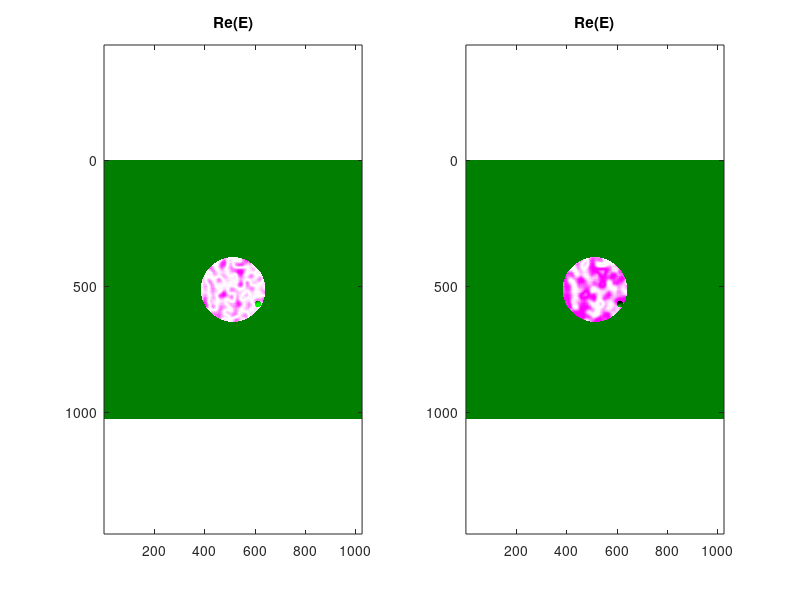

Write the MATLAB code that produced this figure. (Note: this script raises an error after producing the figure.)
% test for diff_DBFH:
% E_true is generated in the pupil and supported on supp1.

close all; clc; clear all;

%% ---------- parameters ----------
N  = 2^10;
R1 = 0.25;
R2 = 0.025;

x1 = 0.00; y1 = 0.00;   % large aperture center

d12 = R1-1.1*R2;
theta2 = deg2rad(30);
x2 = d12*cos(theta2); y2 = d12*sin(theta2);   % small aperture center (fully inside)

phase_rms = 1.0;
amp_jitter = 0.15;
sigma_px = 10;

rng(1);

%% ---------- centered FFT helpers ----------
fft2c  = @(u) fftshift(fft2(ifftshift(u))) / N;
ifft2c = @(u) fftshift(ifft2(ifftshift(u))) * N;

%% ---------- grid ----------
[x, y] = meshgrid(linspace(-1,1,N), linspace(-1,1,N));

%% ---------- supports ----------
supp_large = ((x - x1).^2 + (y - y1).^2) <= R1^2;
supp_small = ((x - x2).^2 + (y - y2).^2) <= R2^2;

if any(supp_small(:) & ~supp_large(:))
    error('Small aperture must be fully inside the large aperture.');
end

supp1 = supp_large & ~supp_small;
supp2 = supp_large &  supp_small;

%% ---------- one parent field ----------
phi = imgaussfilt(randn(N), sigma_px);
phi = phi - mean(phi(supp_large));
phi = phase_rms * phi / std(phi(supp_large));

amp = 1 + amp_jitter * imgaussfilt(randn(N), sigma_px);
amp(amp < 0) = 0;

E = supp_large .* amp .* exp(1i * phi);

E1 = E .* supp1;
E2 = E .* supp2;

figure;
subplot(1,2,1);imagesc(imfuse(real(E),supp_large-supp_small));axis equal;title('Re(E)');
subplot(1,2,2);imagesc(imfuse(imag(E),supp_large-supp_small));axis equal;title('Re(E)');

E_true = E1+E2;

% ----------------------------
% focal-plane field and intensity
% ----------------------------
A_true = fft2c(E_true);
I_full = abs(A_true).^2;

% focal-plane phasor truth
X_true = A_true ./ max(abs(A_true), eps);

% ----------------------------
% differential field generated from pupil mask
% ----------------------------
deltaE_true = double(supp2) .* E_true;
deltaA_true = fft2c(deltaE_true);

% exact cross-term
C = conj(A_true) .* deltaA_true;

%% apply noise on cross-term

C_noisy = C + 0*1e-3*max(abs(C(:)))*(randn(size(C))+1i*randn(size(C)));

%%

% ----------------------------
% run diff_DBFH
% ----------------------------
anchor_idx = sub2ind([N, N], round(N/2), round(N/2));

out = diff_DBFH( ...
    I_full, C_noisy, supp_large, supp_small, ...
    'KRelThresh',1e-4,...
    'LambdaCS', 1e-1, ...
    'LambdaRef', 1e0, ...
    'AnchorIndex', anchor_idx, ...
    'LSQRTol', 1e-5, ...
    'LSQRMaxIter', 1e3,...
    'Verbose', true,...
    'ShowPlots',true);

%%
X_rec = out.X_norm;

% ----------------------------
% align global phase
% ----------------------------
alpha = sum(conj(X_rec(:)) .* X_true(:));
alpha = alpha / max(abs(alpha), eps);
X_rec_aligned = X_rec * alpha;

% ----------------------------
% errors
% ----------------------------
rel_err_X = norm(X_rec_aligned(:) - X_true(:)) / max(norm(X_true(:)), eps);

phase_err = angle(exp(1i * (angle(X_rec_aligned) - angle(X_true))));

w = I_full./sum(I_full,'all');

rmse_phase = sqrt(sum(w.*phase_err.^2,'all'));

fprintf('\nAfter global phase alignment:\n');
fprintf('  rel error X   = %.3e\n', rel_err_X);
fprintf('  weighted phase RMSE    = %.3e rad\n', rmse_phase);
%%
% ----------------------------
% plots: pupil fields
% ----------------------------
figure;

subplot(3,3,1);
imagesc(abs(E_true)); axis image; colorbar;
title('|E true|');

subplot(3,3,2);
imagesc(angle(E_true)); axis image; colorbar;
title('angle(E true)');

subplot(3,3,3);
imagesc(supp_large); axis image; colorbar;
title('CS E');

subplot(3,3,4);
imagesc(abs(deltaE_true)); axis image; colorbar;
title('|deltaE true|');

subplot(3,3,5);
imagesc(angle(deltaE_true)); axis image; colorbar;
title('angle(deltaE true)');

subplot(3,3,6);
imagesc(supp_large); axis image; colorbar;
title('CS E');

subplot(3,3,7);
imagesc(log10(I_full + 1e-12)); axis image; colorbar;
title('log10(I full)');

subplot(3,3,8);
imagesc(real(C)); axis image; colorbar;
title('Re(C)');

subplot(3,3,9);
imagesc(imag(C)); axis image; colorbar;
title('Im(C)');

colormap parula;
% ----------------------------
% plots: recovered focal-plane phasor + differences
% ----------------------------
figure();

% compute differences
dRe   = real(X_rec_aligned) - real(X_true);
dIm   = imag(X_rec_aligned) - imag(X_true);
dPhi  = angle(exp(1i*(angle(X_rec_aligned) - angle(X_true)))); % wrapped

ax = gobjects(9,1);

% --- Row 1: Real ---
ax(1) = subplot(3,3,1);
imagesc(real(X_rec_aligned)); axis image; colorbar;
title('Re(X) recovered');

ax(2) = subplot(3,3,2);
imagesc(real(X_true)); axis image; colorbar;
title('Re(X) true');

ax(3) = subplot(3,3,3);
imagesc(dRe); axis image; colorbar;
title('\Delta Re');

% --- Row 2: Imag ---
ax(4) = subplot(3,3,4);
imagesc(imag(X_rec_aligned)); axis image; colorbar;
title('Im(X) recovered');

ax(5) = subplot(3,3,5);
imagesc(imag(X_true)); axis image; colorbar;
title('Im(X) true');

ax(6) = subplot(3,3,6);
imagesc(dIm); axis image; colorbar;
title('\Delta Im');

% --- Row 3: Phase ---
ax(7) = subplot(3,3,7);
imagesc(angle(X_rec_aligned)); axis image; colorbar;
title('\phi recovered');

ax(8) = subplot(3,3,8);
imagesc(angle(X_true)); axis image; colorbar;
title('\phi true');

ax(9) = subplot(3,3,9);
imagesc(dPhi); axis image; colorbar;
title('\Delta \phi (wrapped)');

colormap parula;

% link all axes
linkaxes(ax, 'xy');


% ----------------------------
% plots: pupil plane comparison |E| and phase
% ----------------------------
%%
E_rec = out.E;
% E_rec = ifft2c(sqrt(I_full).*(real(X_rec_aligned)+1i*imag(X_true)));
% E_rec = ifft2c(sqrt(I_full).*(real(X_true)+1i*imag(X_rec_aligned)));


% align global phase in pupil (same alpha as focal plane is fine)
alpha_E = exp(1i * angle(sum(conj(E_rec(supp_large)) .* E_true(supp_large))));
E_rec_aligned = E_rec * alpha_E;

% differences
dAbsE = abs(E_rec_aligned) - abs(E_true);
dPhiE = angle(exp(1i*(angle(E_rec_aligned) - angle(E_true))));

figure;

% --- Row 1: amplitude ---
ax2(1) = subplot(2,3,1);
imagesc(abs(E_rec_aligned).*supp_large); axis image; colorbar;
title('|E| recovered');

ax2(2) = subplot(2,3,2);
imagesc(abs(E_true)); axis image; colorbar;
title('|E| true');

ax2(3) = subplot(2,3,3);
imagesc(dAbsE.*supp_large); axis image; colorbar;
title('\Delta |E|');

% --- Row 2: phase ---
ax2(4) = subplot(2,3,4);
imagesc(angle(E_rec_aligned).*supp_large); axis image; colorbar;
title('\phi_E recovered');

ax2(5) = subplot(2,3,5);
imagesc(angle(E_true)); axis image; colorbar;
title('\phi_E true');

ax2(6) = subplot(2,3,6);
imagesc(dPhiE.*supp_large); axis image; colorbar;
title('\Delta \phi_E (wrapped)');

colormap parula;

% link axes
linkaxes(ax2, 'xy');

%% debug

Re_err = real(X_rec_aligned) - real(X_true);
Im_err = imag(X_rec_aligned) - imag(X_true);
max_val = max(abs([Re_err(:);Im_err(:)]));
figure;
subplot(2,2,1); imagesc(Re_err); axis image; colorbar; title('\Delta Re(X)');
subplot(2,2,2); imagesc(Im_err); axis image; colorbar; title('\Delta Im(X)');
subplot(2,2,3); imagesc(abs(ifft2c(Re_err)),[0,max_val]); axis image; colorbar; title('|ifft2c(\Delta Re)|');
subplot(2,2,4); imagesc(abs(ifft2c(1i*Im_err)),[0,max_val]); axis image; colorbar; title('|ifft2c(i\Delta Im)|');
